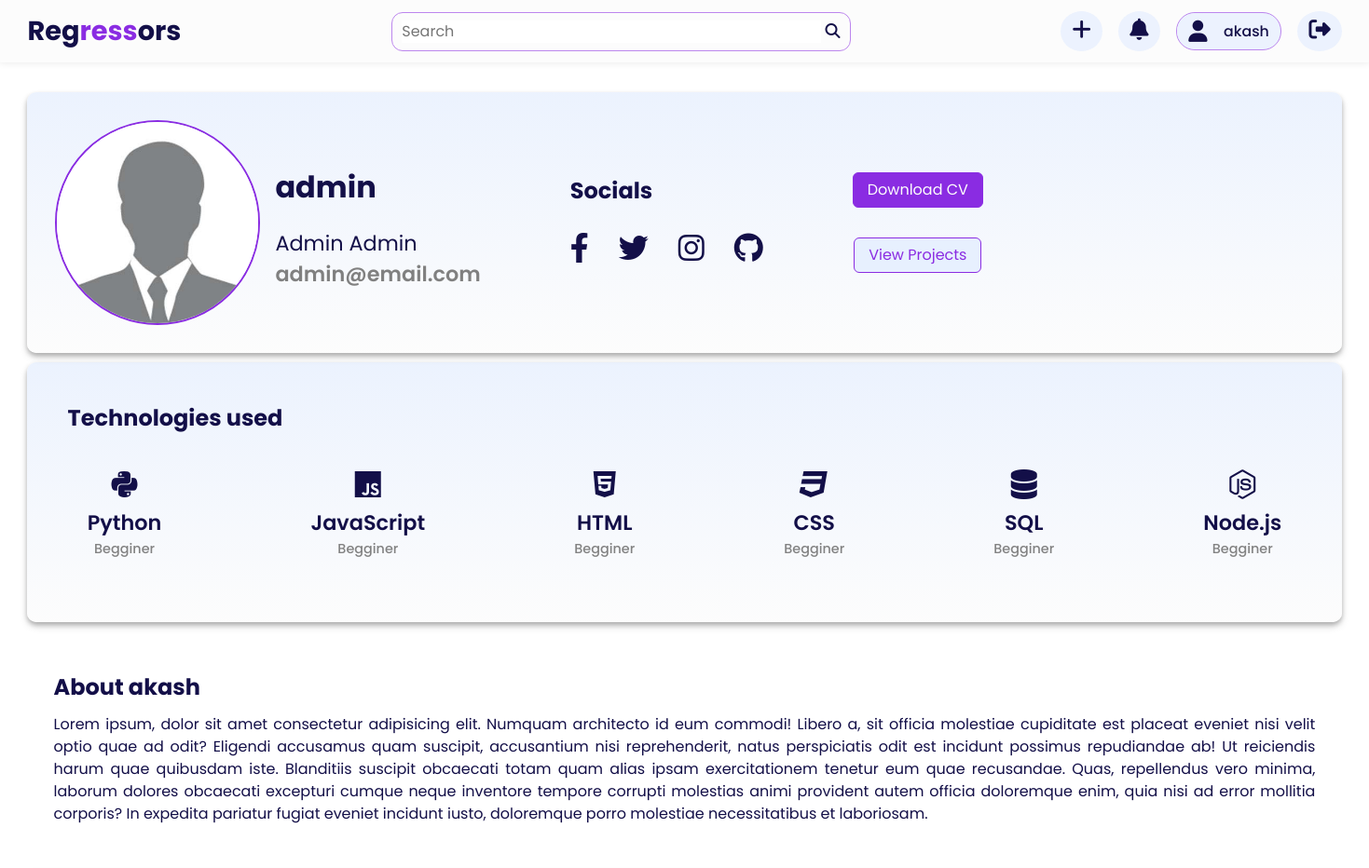
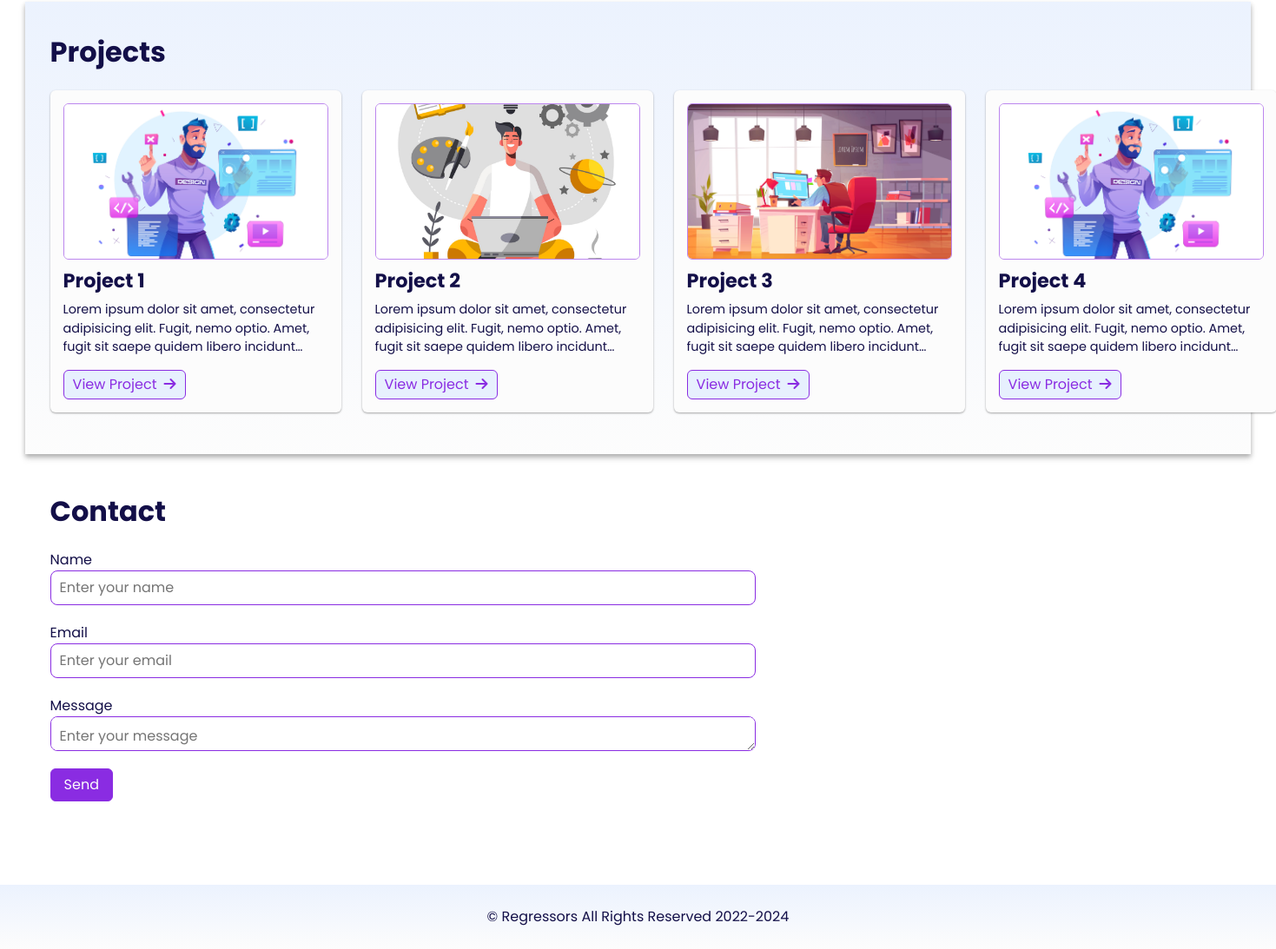
/profile/1 (signed in), run on the app's committed database (2 pictures, top to bottom).
### app.py (models this page shows, shortened)
class User(db.Model, UserMixin):
    id = db.Column(db.Integer, primary_key=True, nullable=False, autoincrement=True)
    first_name = db.Column(db.String(20), nullable=False)
    last_name = db.Column(db.String(20), nullable=False)
    username = db.Column(db.String(20), unique=True, nullable=False)
    email = db.Column(db.String(120), unique=True, nullable=False)
    image_file = db.Column(db.String(20), nullable=False, default="default.jpg")
    password = db.Column(db.String(60), nullable=False)
    posts = db.relationship("Post", backref="author", lazy=True)

### app.py (the view)
@app.route("/profile/<user_id>")
def profile(user_id):
    user = User.query.get(user_id)
    return render_template("profile.html", user=user)

### app.py (called while the page is built)
@login_manager.user_loader
def load_user(user_id):
    return User.query.get(int(user_id))

### templates/profile.html
{% extends "layout.html" %}
  {% block css_stylesheets %}
    {{ super() }}
    <link
      rel="stylesheet"
      href="{{ url_for('static', filename='css/profile.css') }}"
    />
  {% endblock css_stylesheets %}
  {% block body_content %}
    <section class="profile-page-main-section">
      <div class="container">
        <div class="profile-header">
          <div class="profile-header-left">
            <div class="profile-img">
              <img src="{{ url_for('static', filename='img/profile-pic.jpg') }}" alt="" />
            </div>
            <div class="user-details">
              <h1 class="user-name">{{ user.username }}</h1>
              <h2 class="full-name">{{ user.first_name + ' ' + user.last_name }}</h2>
              <h3 class="user-email">{{ user.email }}</h3>
            </div>
          </div>
          <div class="profile-header-right">
            <div class="social-area">
              <h2 class="social-heading">Socials</h2>
              <div class="social-icons">
                <a href="#" class="social-icon">
                  <i class="fab fa-facebook-f"></i>
                </a>
                <a href="#" class="social-icon">
                  <i class="fab fa-twitter"></i>
                </a>
                <a href="#" class="social-icon">
                  <i class="fab fa-instagram"></i>
                </a>
                <a href="#" class="social-icon">
                  <i class="fab fa-github"></i>
                </a>
              </div>
            </div>
            <div class="cv-area">
              <a href="#" class="btn btn-primary">Download CV</a>
              <a href="#" class="btn btn-secondary">View Projects</a>
            </div>
          </div>
        </div>
        <section class="tech-known-section">
          <div class="container">
            <h2 class="tech-known-heading">Technologies used</h2>
            <div class="tech-known-items-list">
              <div class="tech-known-item">
                <div class="tech-known-item-icon">
                  <i class="fa-brands fa-python"></i>
                </div>
                <div class="tech-known-item-name">Python</div>
                <div class="tech-known-item-experience">Begginer</div>
              </div>
              <div class="tech-known-item">
                <div class="tech-known-item-icon">
                  <i class="fa-brands fa-js"></i>
                </div>
                <div class="tech-known-item-name">JavaScript</div>
                <div class="tech-known-item-experience">Begginer</div>
              </div>
              <div class="tech-known-item">
                <div class="tech-known-item-icon">
                  <i class="fa-brands fa-html5"></i>
                </div>
                <div class="tech-known-item-name">HTML</div>
                <div class="tech-known-item-experience">Begginer</div>
              </div>
              <div class="tech-known-item">
                <div class="tech-known-item-icon">
                  <i class="fa-brands fa-css3"></i>
                </div>
                <div class="tech-known-item-name">CSS</div>
                <div class="tech-known-item-experience">Begginer</div>
              </div>
              <div class="tech-known-item">
                <div class="tech-known-item-icon">
                  <i class="fas fa-database"></i>
                </div>
                <div class="tech-known-item-name">SQL</div>
                <div class="tech-known-item-experience">Begginer</div>
              </div>
              <div class="tech-known-item">
                <div class="tech-known-item-icon">
                  <i class="fab fa-node-js"></i>
                </div>
                <div class="tech-known-item-name">Node.js</div>
                <div class="tech-known-item-experience">Begginer</div>
              </div>
            </div>
          </div>
        </section>
        <section class="about-section">
          <div class="container">
            <h2 class="about-heading">About {{ current_user.username }}</h2>
            <p class="about-text">Lorem ipsum, dolor sit amet consectetur adipisicing elit. Numquam architecto id eum commodi! Libero a, sit officia molestiae cupiditate est placeat eveniet nisi velit optio quae ad odit? Eligendi accusamus quam suscipit, accusantium nisi reprehenderit, natus perspiciatis odit est incidunt possimus repudiandae ab! Ut reiciendis harum quae quibusdam iste. Blanditiis suscipit obcaecati totam quam alias ipsam exercitationem tenetur eum quae recusandae. Quas, repellendus vero minima, laborum dolores obcaecati excepturi cumque neque inventore tempore corrupti molestias animi provident autem officia doloremque enim, quia nisi ad error mollitia corporis? In expedita pariatur fugiat eveniet incidunt iusto, doloremque porro molestiae necessitatibus et laboriosam.</p>
          </div>
        </section>
        <section class="projects-section">
          <div class="container">
            <h1>Projects</h1>
            <div class="cards-container">
              <div class="card">
                <img src="{{ url_for('static', filename='img/img-1.jpg') }}" alt="" class="card-img" />
                <h2 class="card-title">Project 1</h2>
                <p class="card-text">
                  Lorem ipsum dolor sit amet, consectetur adipisicing elit. Fugit,
                  nemo optio. Amet, fugit sit saepe quidem libero incidunt
                  architecto corrupti nam perferendis consequatur perspiciatis sequi
                  aliquid sapiente. Sapiente et provident neque laborum. Totam
                  cupiditate id, autem vitae repellendus quaerat molestiae!
                </p>
                <button class="btn btn-secondary card-btn">
                  View Project<span><i class="fa-solid fa-arrow-right"></i></span>
                </button>
              </div>
              <div class="card">
                <img src="{{ url_for('static', filename='img/img-2.jpg') }}" alt="" class="card-img" />
                <h2 class="card-title">Project 2</h2>
                <p class="card-text">
                  Lorem ipsum dolor sit amet, consectetur adipisicing elit. Fugit,
                  nemo optio. Amet, fugit sit saepe quidem libero incidunt
                  architecto corrupti nam perferendis consequatur perspiciatis sequi
                  aliquid sapiente. Sapiente et provident neque laborum. Totam
                  cupiditate id, autem vitae repellendus quaerat molestiae!
                </p>
                <button class="btn btn-secondary card-btn">
                  View Project<span><i class="fa-solid fa-arrow-right"></i></span>
                </button>
              </div>
              <div class="card">
                <img src="{{ url_for('static', filename='img/img-3.jpg') }}" alt="" class="card-img" />
                <h2 class="card-title">Project 3</h2>
                <p class="card-text">
                  Lorem ipsum dolor sit amet, consectetur adipisicing elit. Fugit,
                  nemo optio. Amet, fugit sit saepe quidem libero incidunt
                  architecto corrupti nam perferendis consequatur perspiciatis sequi
                  aliquid sapiente. Sapiente et provident neque laborum. Totam
                  cupiditate id, autem vitae repellendus quaerat molestiae!
                </p>
                <button class="btn btn-secondary card-btn">
                  View Project<span><i class="fa-solid fa-arrow-right"></i></span>
                </button>
              </div>
              <div class="card">
                <img src="{{ url_for('static', filename='img/img-1.jpg') }}" alt="" class="card-img" />
                <h2 class="card-title">Project 4</h2>
                <p class="card-text">
                  Lorem ipsum dolor sit amet, consectetur adipisicing elit. Fugit,
                  nemo optio. Amet, fugit sit saepe quidem libero incidunt
                  architecto corrupti nam perferendis consequatur perspiciatis sequi
                  aliquid sapiente. Sapiente et provident neque laborum. Totam
                  cupiditate id, autem vitae repellendus quaerat molestiae!
                </p>
                <button class="btn btn-secondary card-btn">
                  View Project<span><i class="fa-solid fa-arrow-right"></i></span>
                </button>
              </div>
            </div>
          </div>
        </section>
        <section class="contact-section">
          <div class="container">
            <h1>Contact</h1>
            <form action="{{ url_for('home') }}" method="POST">
              <div class="input-box">
                <label for="name">Name</label>
                <input type="text" name="name" id="name" class="input" placeholder="Enter your name" />
              </div>
              <div class="input-box">
                <label for="email">Email</label>
                <input type="email" name="email" id="email" class="input" placeholder="Enter your email" />
              </div>
              <div class="input-box">
                <label for="message">Message</label>
                <textarea name="message" id="message" class="input" placeholder="Enter your message"></textarea>
              </div>
              <button type="submit" class="btn btn-primary">Send</button>
            </form>
          </div>
        </section>
      </div>
    </section>
  {% endblock body_content %}

### templates/layout.html (shortened to what this page needs)
<!DOCTYPE html>
<html lang="en">
  <head>
    {% block css_stylesheets %}
    <link
      rel="stylesheet"
      href="{{ url_for('static', filename='css/main.css') }}"
    />
    {% endblock css_stylesheets %}
    <link
      rel="stylesheet"
      href="https://cdnjs.cloudflare.com/ajax/libs/font-awesome/6.1.0/css/all.min.css"
    />
  </head>
  <body>
    {% block navbar %}
      <nav class="nav-bar">
        <div class="container">
          <a href="{{ url_for('home') }}" class="logo">Reg<span>ress</span>ors</a>
          <div class="search-box">
            <input type="text" class="search-txt" placeholder="Search" />
            <a href="#" class="search-btn">
              <i class="fas fa-search"></i>
            </a>
          </div>
          <div class="menu">
            {% if current_user.is_authenticated %}
                <div class="menu-icon add-post-btn"><a href="{{ url_for('add') }}"><i class="fas fa-plus"></i></a></div>
              <div class="menu-icon notifications-btn"><i class="fas fa-bell"></i></div>
              <div class="profile-btn"><i class="profile-icon fas fa-user"></i><a href="{{ url_for('account') }}"><span class="user-name">{{ current_user.username }}</span></a></div>
                <div class="menu-icon logout-btn"><a href="{{ url_for('logout') }}"><i class="fas fa-sign-out-alt"></i></a></div>
            {% else %}
              <div class="btn btn-secondary"><a href="{{ url_for('signup') }}">Signup</a></div>
              <div class="btn btn-primary"><a href="{{ url_for('login') }}">Login</a></div>
            {% endif %}
          </div>
        </div>
      </nav>
    {% endblock navbar %}
    <section>
        {% block body_content %}{% endblock body_content %}
    </section>
    {% block footer %}
    <section class="footer" id="footer">
      <div class="container">
        <p>&#169; Regressors All Rights Reserved 2022-2024</p>
      </div>
    </section>
    {% endblock footer %}
  </body>
</html>

### static/css/main.css (style rules this page uses)
:root { --clr-primary: hsl(271, 76%, 53%); --clr-primary-dark: hsl(271, 76%, 43%); --clr-primary-light: hsl(271, 76%, 73%); --clr-secondary: hsl(217, 90%, 95%); --clr-bg: hsl(0, 0%, 99%); --clr-text: hsl(244, 66%, 17%); --clr-accent: hsl(270, 84%, 87%); --clr-warning: hsl(51, 87%, 79%); --clr-error: hsl(0, 80%, 84%); --clr-gradient-start: hsl(218, 90%, 96%); --clr-gradient-end: var(--clr-bg); --gradient-background: linear-gradient( 180deg, var(--clr-gradient-start) 0%, var(--clr-gradient-end) 100% ); }
*, *::before, *::after { box-sizing: border-box; }
* { font-family: "Poppins", sans-serif; margin: 0; padding: 0; scroll-behavior: smooth; scroll-padding-top: 2rem; }
body { min-height: 100vh; text-rendering: optimizeSpeed; line-height: 1.5; color: var(--clr-text); }
img, picture { max-width: 100%; display: block; }
input, button, textarea, select { font: inherit; }
a { text-decoration: none; color: var(--clr-text); }
section { padding: 2rem 0 3rem; }
section h1 { font-size: 2rem; margin: 10px 0 20px 0; }
.container { max-width: 96%; margin: auto; }
.nav-bar { position: sticky; top: 0; padding: 12px 0; background-color: var(--clr-bg); box-shadow: 0 0.3px 8px hsla(0, 2%, 12%, 0.108); z-index: 100; }
.nav-bar .container { display: flex; align-items: center; justify-content: space-between; }
.menu, .nav-bar ul { display: flex; align-items: center; justify-content: center; gap: 1.1rem; }
.logo { font-size: 1.8rem; font-weight: 700; color: var(--clr-text); }
.logo span { color: var(--clr-primary); }
.btn { padding: 6px 15px; border: 1px solid; border-radius: 6px; cursor: pointer; transition: 0.3s ease; }
.btn-primary { background-color: var(--clr-primary); border-color: var(--clr-primary); }
.btn-primary, .btn-primary a { color: var(--clr-bg); }
.btn-secondary { background-color: var(--clr-secondary); border-color: var(--clr-primary); }
.btn-secondary, .btn-secondary a { color: var(--clr-primary); }
.search-box { padding: 8px 10px; border: 1px solid var(--clr-primary-light); border-radius: 12px; }
.search-box input { width: 450px; }
.search-box input, .search-box input:focus { outline: none !important; border: none !important; }
.menu-icon { cursor: pointer; border-radius: 50%; background-color: var(--clr-gradient-start); padding: 8px 12px; transition: 0.3s ease; }
.profile-btn { border-radius: 20px; padding-right: 12px; border: 1px solid var(--clr-primary-light); background-color: var(--clr-gradient-start); cursor: pointer; display: flex; align-items: center; justify-content: center; gap: 0.35rem; transition: 0.3s ease; }
.profile-icon { border-radius: 50%; background-color: var(--clr-gradient-start); padding: 8px 12px; }
.user-name { font-weight: 500; font-size: 0.985rem; }
.menu i { font-size: 1.45rem; }
.footer { position: sticky; top: 100vh; background: var(--gradient-background); padding: 25px 0; }
.footer .container { display: flex; align-items: center; justify-content: center; }
.footer p { font-size: 1rem; }

### data on the page
User: username "akash"
User: username "admin", first_name+last_name "Admin Admin", email "admin@email.com"
